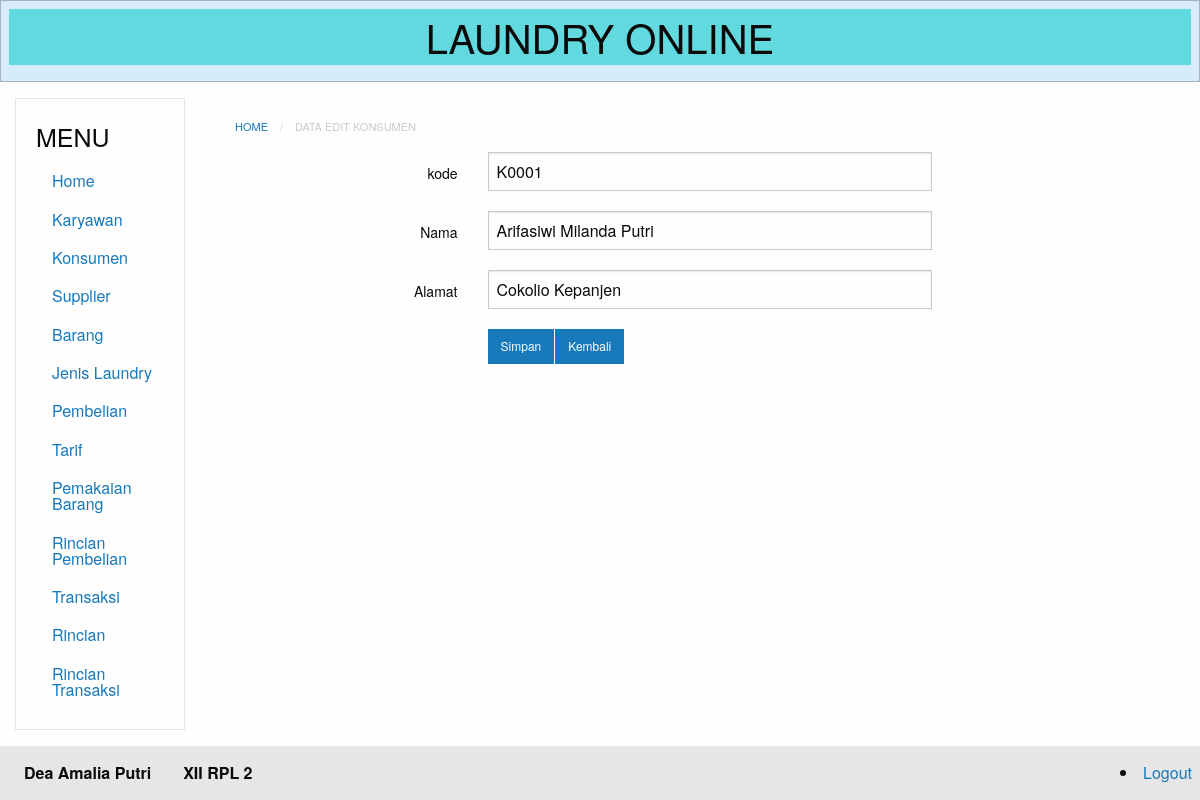
Page /index.php?module=konsumen-edit&id=1 (signed in) on the committed database.
### tables this page shows
CREATE TABLE `konsumen` (
  `id` int(11) NOT NULL,
  `kode` varchar(20) NOT NULL,
  `nama` varchar(50) NOT NULL,
  `alamat` varchar(50) NOT NULL
);

### database.php (called while the page is built, shortened)
<?php
class Database {
	private $db_host = "localhost";
	private $db_user = "root";
	private $db_pass = "";
	private $db_name = "11_deaamaliaputri_laundry";
	var $con = false;
    var $myconn = "";
	var $result = array();
    function __construct() {
        if(!$this->con){
            $this->myconn = new mysqli($this->db_host, $this->db_user, $this->db_pass, $this->db_name);
            if($this->myconn->connect_errno > 0){
                array_push($this->result, $this->myconn->connect_error);
                return false;
            }else{
                $this->myconn->set_charset('utf8');
                $this->con = true;
                return true;
            }
        } else {
            return true;
        }
    }
	public function select($table, $rows = '*', $join = null,$join2 = null , $where = null, $order = null, $limit = null){
		$q = 'SELECT '.$rows.' FROM '.$table;
        if($where != null){
        	$q .= ' WHERE '.$where;
		}
        if($this->tableExists($table)){
        	$query = $this->myconn->query($q);
			if($query){
				$this->numResults = $query->num_rows;
				for($i = 0; $i < $this->numResults; $i++){
					$r = $query->fetch_array();
                	$key = array_keys($r);
                	for($x = 0; $x < count($key); $x++){
                    	if(!is_int($key[$x])){
                    		if($query->num_rows >= 1){
                    			$this->result[$i][$key[$x]] = $r[$key[$x]];
							}else{
								$this->result[$i][$key[$x]] = null;
							}
						}
					}
				}
				return true;
			}else{
				array_push($this->result, $this->myconn->error);
				return false;
			}
      	}else{
      		return false;
    	}
    }
	private function TableExists($table) {
    	$res = $this->myconn->query('SHOW TABLES LIKE "'.$table.'"');
    	if(isset($res->num_rows)) {
        	return $res->num_rows > 0 ? true : false;
    	} else {
    		array_push($this->result, $table." does not exist in this database");
    		return false;
    	}
	}
    public function getResult(){
        $val = $this->result;
        $this->result = array();
        return $val;
    }
}

### content.php (called while the page is built, shortened)
<?php
$module = empty($_GET['module']) ? 'home' : $_GET['module'];
switch($module) {
     case 'konsumen-edit':
     include 'modules/konsumen/konsumen-edit.php';
     break;
}
?>

### modules/konsumen/konsumen-edit.php (the view, shortened to what this page needs)
<?php require_once("database.php");
$id=$_GET['id'];
$db = new Database();
$db->select('konsumen','*','','', "id=$id");
$res= $db->getResult();
if(count($res) == 0){
  echo "<b>Tidak ada data yang tersedia</b>";
}else{
  foreach ($res as &$r){?>
<nav aria-label="You are here:" role="navigation">
<ul class="breadcrumbs">
  <li>
    <a href="?module=konsumen-edit?">Home</a></li>
  <li class="disabled">Data Edit konsumen</li>
</ul>
</nav>
<form action="" method="post">
  <div class="grid-x grid-padding-x">
    <div class="small-3 cell">
      <label for="kode" class="text-right middle">kode</label>
    </div>
    <div class="small-6 cell">
      <input type="text" name="kode" placeholder="kode" value="<?php echo $r['kode']; ?>" required>
    </div>
  </div>
  <div class="grid-x grid-padding-x">
    <div class="small-3 cell">
      <label for="nama" class="text-right middle">Nama</label>
    </div>
    <div class="small-6 cell">
      <input type="text" name="nama" placeholder="Nama" value="<?php echo $r['nama']; ?>" required>
    </div>
  </div>
  <div class="grid-x grid-padding-x">
    <div class="small-3 cell">
      <label for="alamat" class="text-right middle">Alamat</label>
    </div>
    <div class="small-6 cell">
      <input type="text" name="alamat" placeholder="Alamat" value="<?php echo $r['alamat']; ?>" required>
    </div>
  </div>
  <div class="grid-x grid-padding-x">
    <div class="small-3 cell">
      <label for="nama" class="text-right middle"></label>
    </div>
    <div class="small-6 cell">
		<div class="small button-group">
  <button class="button" type="submit" name="submit">Simpan</button>
  <a class="button" href='javascript:self.history.back();'>Kembali</a>
</div>
    </div>
  </div>
</form>
<?php
              }
          }
          ?>

### rows in the picture
konsumen: kode "K0001", nama "Arifasiwi Milanda Putri", alamat "Cokolio Kepanjen"
